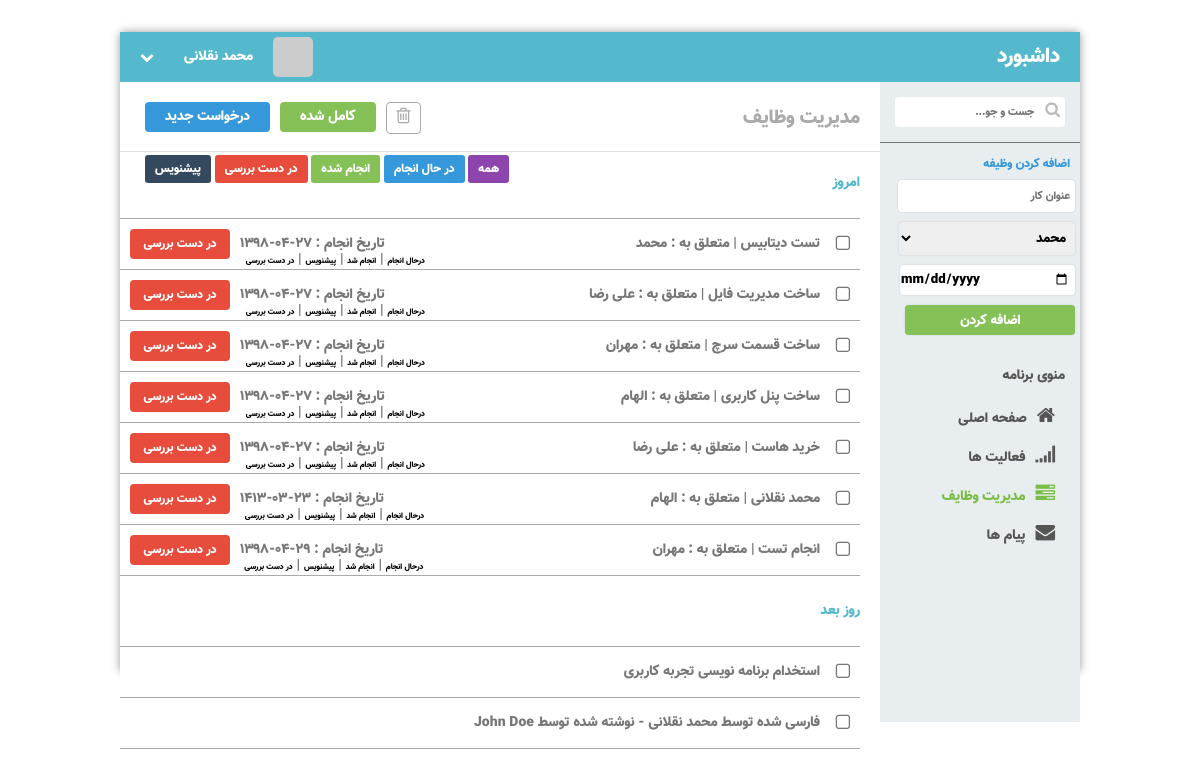
The page / on the database its author committed.
### tables this page shows
CREATE TABLE `tasks` (
  `id` int(11) NOT NULL,
  `title` varchar(255) NOT NULL,
  `owner` varchar(255) NOT NULL,
  `create_at` timestamp NOT NULL DEFAULT CURRENT_TIMESTAMP,
  `run_date` varchar(255) NOT NULL,
  `status` tinyint(1) NOT NULL DEFAULT '3'
);

### config.php (called while the page is built, shortened)
<?php
    require_once 'jdf.php';
    $task_status = [
        1 => 'در حال انجام' ,
        2 => 'انجام شد' ,
        3 => 'در دست بررسی',
        4 => 'پیشنویس',
    ];
    $situation_style = [
        1 => 'active-task' ,
        2 => 'green' ,
        3 => 'pending',
        4 => 'draft',
    ];

### jdf.php (called while the page is built, shortened)
<?php
function jdate($format,$timestamp='',$none='',$time_zone='Asia/Tehran',$tr_num='fa'){
 $T_sec=0;
 $ts=$T_sec+(($timestamp==='')?time():tr_num($timestamp));
 $date=explode('_',date('H_i_j_n_O_P_s_w_Y',$ts));
 list($j_y,$j_m,$j_d)=gregorian_to_jalali($date[8],$date[3],$date[2]);
 $sl=strlen($format);
 $out='';
 for($i=0; $i<$sl; $i++){
  $sub=substr($format,$i,1);
  switch($sub){
	case'd':
	$out.=($j_d<10)?'0'.$j_d:$j_d;
	break;
	case'm':
	$out.=($j_m>9)?$j_m:'0'.$j_m;
	break;
	case'Y':
	$out.=$j_y;
	break;
	default:$out.=$sub;
  }
 }
 return($tr_num!='en')?tr_num($out,'fa','.'):$out;
}
function tr_num($str,$mod='en',$mf='٫'){
 $num_a=array('0','1','2','3','4','5','6','7','8','9','.');
 $key_a=array('۰','۱','۲','۳','۴','۵','۶','۷','۸','۹',$mf);
 return($mod=='fa')?str_replace($num_a,$key_a,$str):str_replace($key_a,$num_a,$str);
}
function gregorian_to_jalali($gy,$gm,$gd,$mod=''){
	list($gy,$gm,$gd)=explode('_',tr_num($gy.'_'.$gm.'_'.$gd));
 $g_d_m=array(0,31,59,90,120,151,181,212,243,273,304,334);
 if($gy > 1600){
  $jy=979;
  $gy-=1600;
 }else{
  $jy=0;
  $gy-=621;
 }
 $gy2=($gm > 2)?($gy+1):$gy;
 $days=(365*$gy) +((int)(($gy2+3)/4)) -((int)(($gy2+99)/100)) +((int)(($gy2+399)/400)) -80 +$gd +$g_d_m[$gm-1];
 $jy+=33*((int)($days/12053));
 $days%=12053;
 $jy+=4*((int)($days/1461));
 $days%=1461;
 $jy+=(int)(($days-1)/365);
 if($days > 365)$days=($days-1)%365;
 if($days < 186){
  $jm=1+(int)($days/31);
  $jd=1+($days%31);
 }else{
  $jm=7+(int)(($days-186)/30);
  $jd=1+(($days-186)%30);
 }
 return($mod==='')?array($jy,$jm,$jd):$jy .$mod .$jm .$mod .$jd;
}

### index.php (the view, shortened to what this page needs)
<?php
   require_once 'config.php' ;
   $where = null ;
  $query = 'SELECT * FROM `'.TASK_TBL .'`' . $where;
  $result = $connect->query($query);
  $rows =$result->fetch_all(MYSQLI_ASSOC);
?>
<!DOCTYPE html>
<html lang="en" >
<head>
     <link rel="stylesheet" href="assets/css/style.css">
    <link rel="stylesheet" href="assets/css/fontiran.css">
</head>
<body>
<div class="page">
  <div class="pageHeader">
    <div class="title">داشبورد</div>
    <div class="userPanel"><i class="fa fa-chevron-down"></i><span class="username">محمد نقلانی</span><img src="http://1.gravatar.com/avatar/acadf155a779f5d1f1d2e1ab942d469c?s=96&d=mm&r=g" width="40" height="40"/></div>
  </div>
  <div class="main">
    <div class="nav">
      <div class="searchbox">
        <div><i class="fa fa-search"></i>
          <input type="search" placeholder="جست و جو..."/>
        </div>
      </div>
      <div class="add-new-task">
        <span class="title" >اضافه کردن وظیفه</span>
          <form action="process/add_task.php" method="post">
            <div class="input-group">
              <input type="text" class="searchbox" placeholder="عنوان کار" name="task_title">
            </div>
            <div class="input-group">
              <select name="task_owner" >
                <option value="محمد">محمد</option>
              </select>
            </div>
            <div class="input-group">
              <input type="date" class="searchbox" name="date">
            </div>
            <div class="input-group">
              <input type="submit" class="searchbox green" value="اضافه کردن" name="submit">
            </div>
          </form>
        </div>
      <div class="menu">
        <div class="title">منوی برنامه</div>
        <ul>
          <li><i class="fa fa-home"></i>صفحه اصلی</li>
          <li><i class="fa fa-signal"></i>فعالیت ها</li>
          <li class="active"> <i class="fa fa-tasks"></i>مدیریت وظایف</li>
          <li> <i class="fa fa-envelope"></i>پیام ها</li>
        </ul>
      </div>
    </div>
    <div class="view">
      <div class="viewHeader">
        <div class="title">مدیریت وظایف</div>
        <div class="functions">
          <div class="button active">درخواست جدید</div>
          <div class="button green">کامل شده</div>
          <div class="button inverz"><i class="fa fa-trash-o"></i></div>
        </div>
      </div>
      <div class="content">
        <div class="list">
          <div class="title">
            امروز
            <div class="title_filter">
              <a href="./" class="all-task">همه</a>
              <a href="?situation=1" class="active-task">در حال انجام</a>
              <a href="?situation=2" class="green">انجام شده</a>
              <a href="?situation=3" class="pending">در دست بررسی</a>
              <a href="?situation=4" class="draft">پیشنویس</a>
            </div>
          </div>
          <ul>
            <?php foreach($rows as  $task) : $task = (object) $task ;?>
            <li class="<?=($task->status == 2 ? 'checked' : '') ;?>">
              <?php if($task->status == 2) : ?>
                <i class="fa fa-check-square-o"></i>
              <?php else :?>
                <i class="fa fa-square-o"></i>
              <?php endif ;?>
              <span><?= $task->title ?> | متعلق به : <?=$task->owner?></span>
              <div class="info">
                <div class="button <?= $situation_style[$task->status] ;?>">
                <?= $task_status[$task->status] ;?>
              </div>
              <span>  تاریخ انجام :  <?=jdate( 'd-m-Y',strtotime($task->run_date)) ;?></span>
              <span class="operator">
                <a href="?action=1&id=<?=$task->id?>">درحال انجام</a> |
                <a href="?action=2&id=<?=$task->id?>">انجام شد</a> |
                <a href="?action=4&id=<?=$task->id?>">پیشنویس</a> |
                <a href="?action=3&id=<?=$task->id?>">در دست بررسی</a>
              </span>
              </div>
            </li>
            <?php endforeach ; ?>
          </ul>
        </div>
        <div class="list">
          <div class="title">روز بعد</div>
          <ul>
            <li><i class="fa fa-square-o"></i><span>استخدام برنامه نویسی تجربه کاربری</span>
            </li>
            <li><i class="fa fa-square-o"></i><span>فارسی شده توسط محمد نقلانی  - نوشته شده توسط John Doe </span>
            </li>
          </ul>
        </div>
      </div>
    </div>
  </div>
</div>
</body>
</html>

### rows shown on the page
tasks: title "تست دیتابیس", owner "محمد", status "در دست بررسی", run_date "۲۷-۰۴-۱۳۹۸"
tasks: title "ساخت مدیریت فایل", owner "علی رضا", status "در دست بررسی", run_date "۲۷-۰۴-۱۳۹۸"
tasks: title "ساخت قسمت سرچ", owner "مهران", status "در دست بررسی", run_date "۲۷-۰۴-۱۳۹۸"
tasks: title "ساخت پنل کاربری", owner "الهام", status "در دست بررسی", run_date "۲۷-۰۴-۱۳۹۸"
tasks: title "خرید هاست", owner "علی رضا", status "در دست بررسی", run_date "۲۷-۰۴-۱۳۹۸"
tasks: title "محمد نقلانی", owner "الهام", status "در دست بررسی", run_date "۲۳-۰۳-۱۴۱۳"
tasks: title "انجام تست", owner "مهران", status "در دست بررسی", run_date "۲۹-۰۴-۱۳۹۸"
